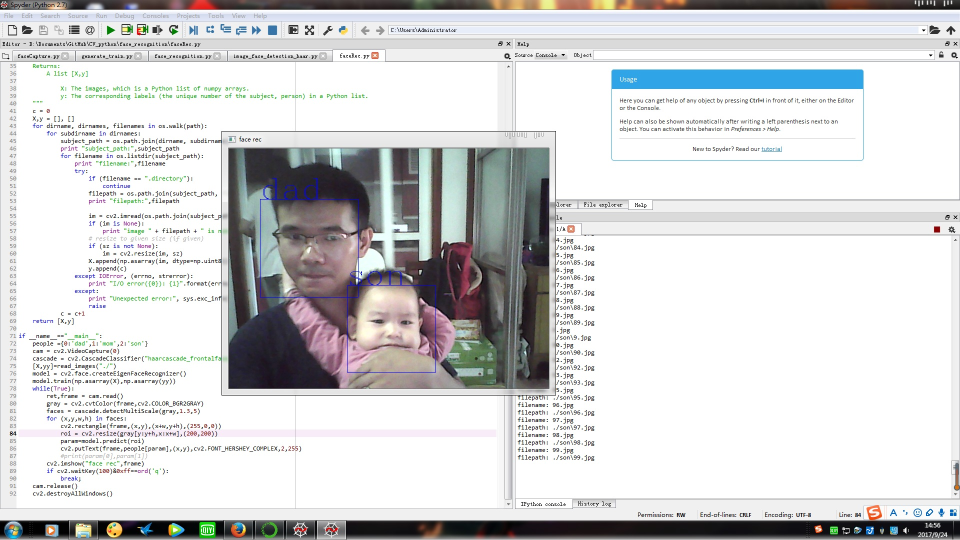
#> input picture face_recognition/无标题.jpg, 1920 x 1080 px, given in place of the camera (shown at 1/2 size)
$ python faceCapture.py
#> lines starting #> are read from the running program, lines starting #| are printed output that depends on the picture; after the words box and inside, x2 and y2 are one past the last pixel; in counts of white or black regions, pixels touching at a corner belong together
# -*- coding: utf-8 -*-
"""
Created on Sat Sep 23 15:13:26 2017

@author: Administrator
"""
import cv2
#import matplotlib.pyplot as plt
def face_capture(folder='.'):
#> called with folder = '.'
    videoCapture = cv2.VideoCapture(0)
    cascade_face = cv2.CascadeClassifier('haarcascade_frontalface_default.xml')
    i=0
    while True:
        ret,frame = videoCapture.read()
#> frame is the input picture: shape (1080, 1920, 3); mean B, G, R 213.4, 212.6, 211.9
        gray = cv2.cvtColor(frame, cv2.COLOR_BGR2GRAY)
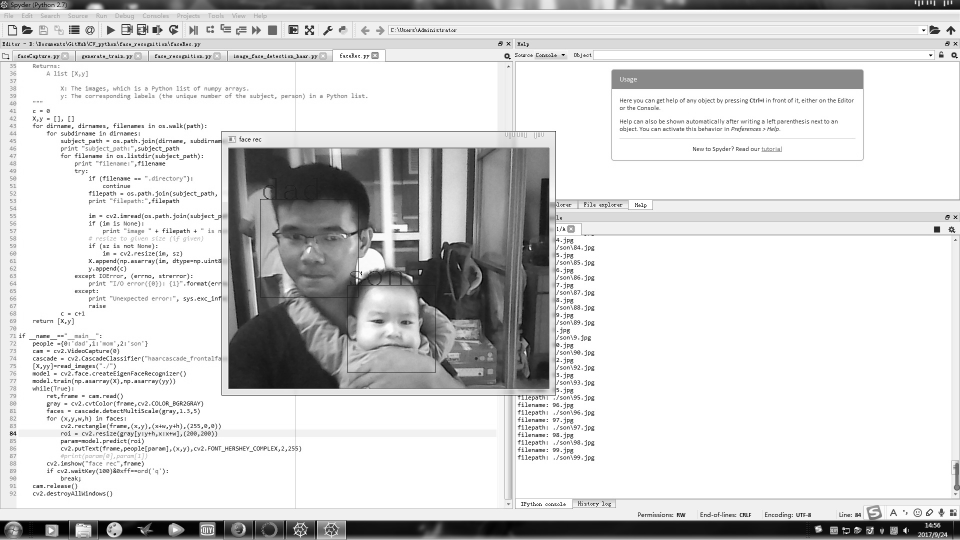
#> gray: shape (1080, 1920) (shown at 1/2 size); min 0, max 255, mean 212.5
        faces = cascade_face.detectMultiScale(gray,1.3,5)
#> faces = [[698, 575, 168, 168], [516, 397, 201, 201]]
        for face in faces:
            x,y,w,h = face
            cv2.rectangle(frame,(x,y),(x+w,y+h),(0,0,255))
            img_face=cv2.resize(gray[y:y+h,x:x+w],(200,200))
            cv2.imwrite("%s/%d.jpg"%(folder,i),img_face)
            i += 1
            print(i)
#> this loop made 2 passes
#> (x, y, w, h, i) on passes 1 to 2: (698, 575, 168, 168, 1), (516, 397, 201, 201, 2)
#| 1
#| 2
#> pass 1, in face_capture, `img_face=cv2.resize(gray[y:y+h,x:x+w],(200,200))`:
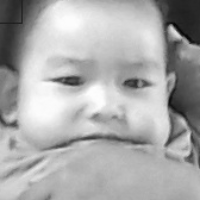
#> img_face: shape (200, 200); min 4, max 254, mean 170.7
#> pass 2, in face_capture, `img_face=cv2.resize(gray[y:y+h,x:x+w],(200,200))`:
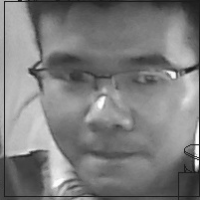
#> img_face: shape (200, 200); min 23, max 254, mean 124.7
#> after the loop:
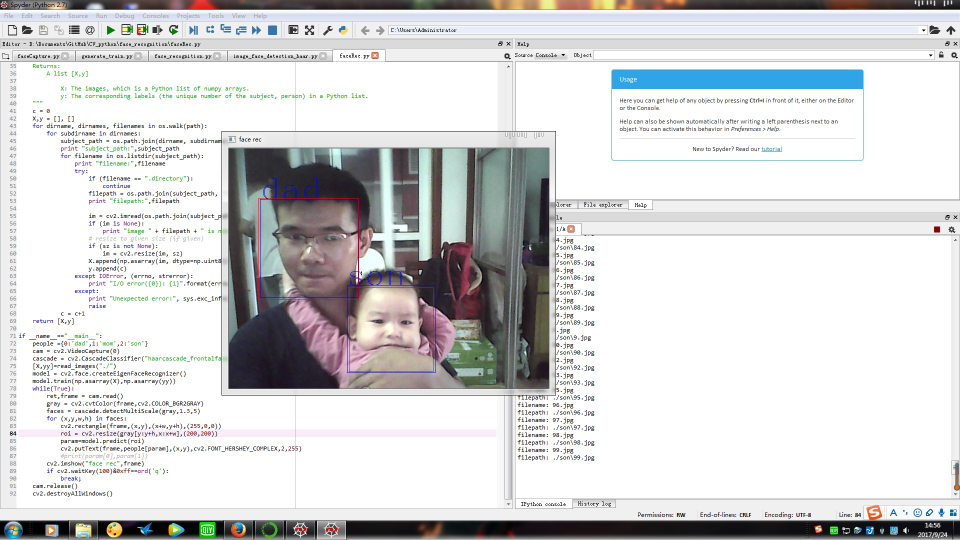
#> frame: shape (1080, 1920, 3) (shown at 1/2 size); 0.07% of pixels changed, all inside (x1, y1, x2, y2) = (516, 397, 867, 744)
#> after the loop, i = 2

        cv2.imshow("face recog",frame)
        if cv2.waitKey(1000/12)&0xff ==ord('q'):
#> (key q is pressed here)
            break;
    videoCapture.release()
    cv2.destroyAllWindows()
if __name__=="__main__":
    face_capture(".")
